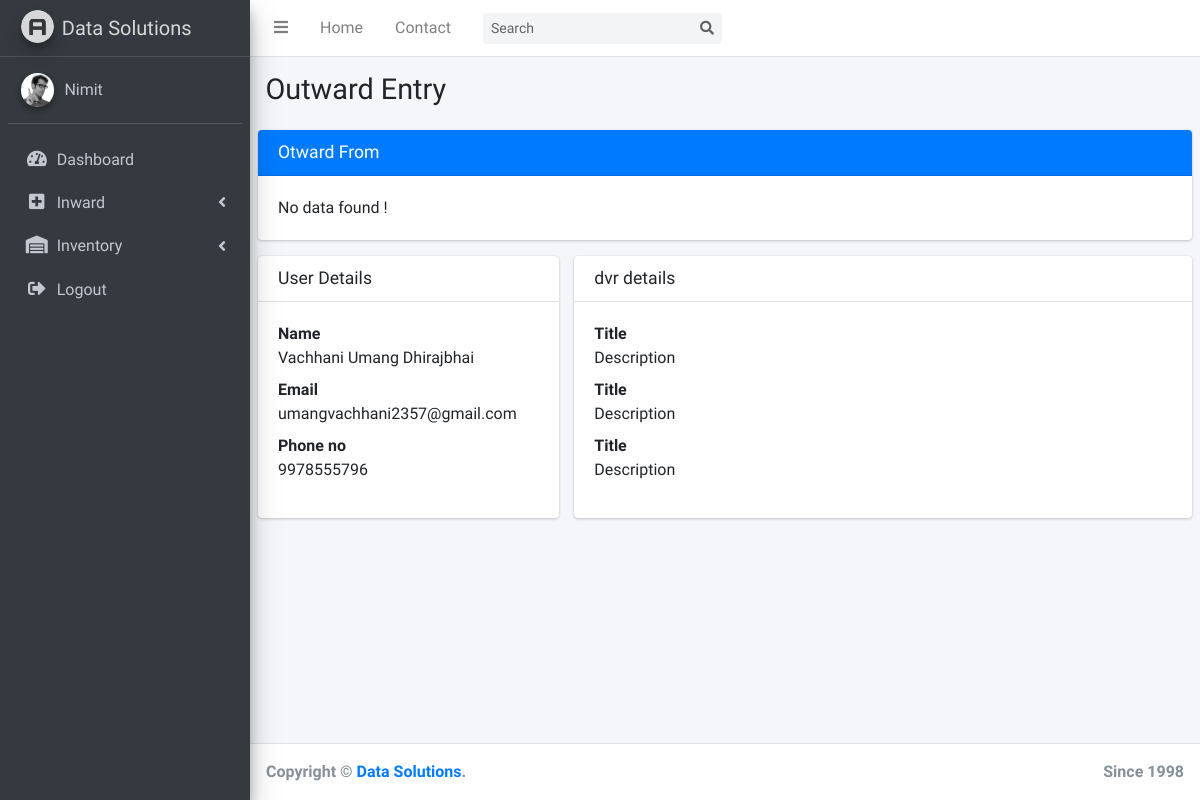
/outward.php?customerId=1&id=1&type=dvr (signed in), run on the app's committed database.
### tables this page shows
CREATE TABLE `customer` (
  `id` int(10) UNSIGNED NOT NULL,
  `name` varchar(64) NOT NULL,
  `email` varchar(64) NOT NULL,
  `phone` varchar(10) NOT NULL
);

### outward.php (the view, shortened to what this page needs)
<?php
include('includes/connection.php');
if ($_SERVER["REQUEST_METHOD"] == "GET") {
    $id = $_GET['id'];
    $customerId = $_GET['customerId'];
    $type = $_GET['type'];
}
?>
<!DOCTYPE html>
<html>
<head>
    <link rel="stylesheet" href="plugins/fontawesome-free/css/all.min.css">
    <link rel="stylesheet" href="https://code.ionicframework.com/ionicons/2.0.1/css/ionicons.min.css">
    <link rel="stylesheet" href="plugins/datatables-bs4/css/dataTables.bootstrap4.css">
    <link rel="stylesheet" href="dist/css/adminlte.min.css">
</head>
<body class="hold-transition sidebar-mini">
    <div class="wrapper">
        <?php include('includes/menu.php'); ?>
        <div class="content-wrapper">
            <section class="content-header">
                <div class="container-fluid">
                    <div class="row mb-2">
                        <div class="col-sm-6">
                            <h1>Outward Entry</h1>
                        </div>
                        <div class="col-sm-6">
                    </div>
                </div>
            </div>
        </section>
        <section class="content">
            <div class="row">
                <div class="col-12">
                    <div class="card card-primary">
                        <div class="card-header">
                            <h3 class="card-title">Otward From</h3>
                        </div>
                        <div class="card-body">
                        <?php
                            $sql = "SELECT * FROM laptop WHERE id='$id'";
                            $result = mysqli_query($con, $sql);
                            if (mysqli_num_rows($result) > 0) {
                                $row = mysqli_fetch_assoc($result);
                         ?>
                            <form role="form" action="outwardAction.php" method="POST">
                                <div class="row">
                                    <div class="form-group col-12 col-sm-12 col-md-2">
                                        <label for="returned">Returned</label>
                                        <div class="form-check">
                                          <input type="checkbox" class="form-check-input" name="returned" value="1">
                                          <label class="form-check-label" for="returned">Yes</label>
                                        </div>
                                    </div>
                                    <div class="form-group col-12 col-sm-12 col-md-10">
                                        <label>Status</label>
                                        <select class="form-control" name="status" value="<?php echo $row['status']?>" required>
                                            <?php
                                            $sqlStatus = "SELECT title FROM status";
                                            $result = mysqli_query($con,$sqlStatus);
                                            if(mysqli_num_rows($result)>0){
                                                while ($row2 = mysqli_fetch_assoc($result)) {
                                                    ?>
                                                    <option value="<?php echo $row2['title']; ?>" <?php if ($row2['title']==$row['status']) echo "selected"; else echo ""; ?> ><?php echo $row2['title']; ?></option>
                                                    <?php
                                                }
                                            }
                                            ?>
                                        </select>
                                    </div>
                                </div>
                                <input type="hidden" name="id" value="<?php echo $id; ?>">
                                <input type="hidden" name="type" value="<?php echo $type; ?>">
                                <button type="submit" class="btn btn-primary btn-block" name="submit">Update</button>
                            </form>
                        <?php
                            }
                            else {
                                echo "No data found !";
                            }
                         ?>
                        </div>
                    </div>
                </div>
            </div>
            <div class="row">
                <div class="col-12 col-sm-12 col-md-4">
                    <div class="card">
                        <div class="card-header">
                            <h3 class="card-title">User Details</h3>
                        </div>
                        <div class="card-body">
                            <dl>
                            <?php
                                $sql1 = "SELECT * FROM customer WHERE id='$customerId'";
                                $result1 = mysqli_query($con, $sql1);
                                if (mysqli_num_rows($result1) > 0) {
                                    $row1 = mysqli_fetch_assoc($result1);
                             ?>
                                <dt>Name</dt>
                                <dd><?php echo $row1['name']; ?></dd>
                                <dt>Email</dt>
                                <dd><?php echo $row1['email']; ?></dd>
                                <dt>Phone no</dt>
                                <dd><?php echo $row1['phone']; ?></dd>
                            <?php
                                }
                                else {
                                    echo "No data found !";
                                }
                             ?>
                            </dl>
                        </div>
                    </div>
                </div>
                <div class="col-12 col-sm-12 col-md-8">
                    <div class="card">
                        <div class="card-header">
                            <h3 class="card-title"><?php echo $type; ?> details</h3>
                        </div>
                        <div class="card-body">
                            <dl>
                                <dt>Title</dt>
                                <dd>Description</dd>
                                <dt>Title</dt>
                                <dd>Description</dd>
                                <dt>Title</dt>
                                <dd>Description</dd>
                            </dl>
                        </div>
                    </div>
                </div>
            </div>
        </section>
    </div>
    <?php include 'includes/footer.php'; ?>
</div>
</body>
</html>

### data on the page
customer: name "Vachhani Umang Dhirajbhai", email "umangvachhani2357@gmail.com", phone "9978555796"

### other printed values
$_SESSION['adminName'] "Nimit"
$type "dvr"
